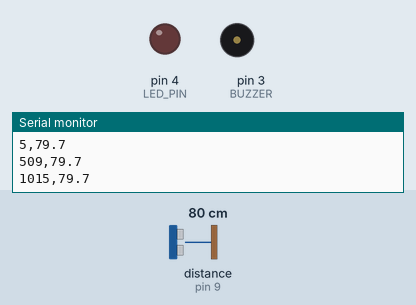
Recording of a sketch running on a simulated Arduino Uno, built with avr-gcc and run on an emulated ATmega328P. On the bench: output pins drawn as LEDs (lit = HIGH), buzzer (waves = sounding), the last lines printed to the serial monitor. Wiring (from diagram.json): ultrasonic range finder: trigger pin 8; echo pin 9. The test bench sets the inputs (shaded band); at power-on: distance to the obstacle (sensor on pin 9) 80 cm. The echo pulse lasts 58.3 µs per cm; pins used as bus, display or sensor lines are not drawn.

Above: at 1.3 s.
1.4 s: distance to the obstacle (sensor on pin 9) set to 65 cm
2.9 s: distance to the obstacle (sensor on pin 9) set to 55 cm
At 3.29 s:
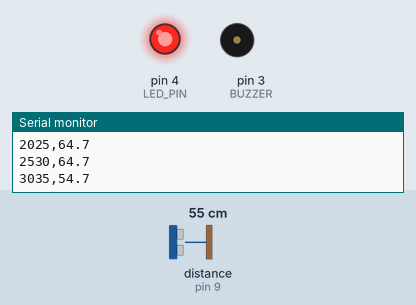
5.9 s: distance to the obstacle (sensor on pin 9) set to 18 cm
8.9 s: distance to the obstacle (sensor on pin 9) set to 120 cm
At 10.1 s:
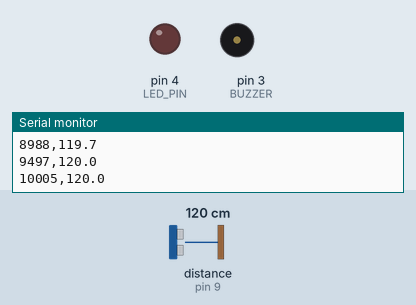
10.4 s: distance to the obstacle (sensor on pin 9) set to 2 cm
At 11.03 s:
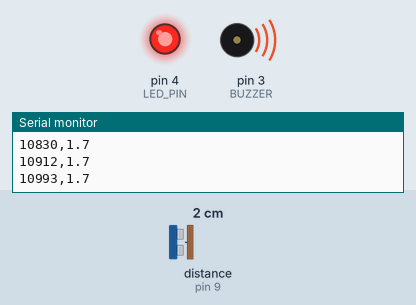
Timing chart, 0 to 13.4 s (numbered marks = the images above; inputs shaded):
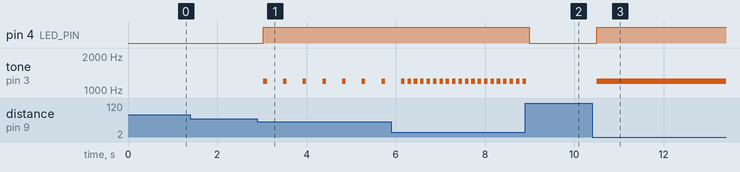

Measured:
- the behaviour switches between 61 and 60 cm on distance to the obstacle (sensor on pin 9) (found by bisection; images 0 and 1)
- after the input at 2.9 s, pin 4 (LED_PIN): LOW → HIGH after 0.14 s; tone on pin 3 (BUZZER): alternates 1200 Hz for 0.08 s and silent for 0.36 s, starting after 0.14 s
- after the input at 5.9 s, tone on pin 3 (BUZZER): alternates 1200 Hz for 0.08 s and silent for 0.06 s, starting after 0.37 s
- after the input at 8.9 s, pin 4 (LED_PIN): HIGH → LOW after 0.09 s; tone on pin 3 (BUZZER): goes on until 8.9 s, then stays silent
- after the input at 10.4 s, pin 4 (LED_PIN): LOW → HIGH after 0.11 s; tone on pin 3 (BUZZER): silent → 1200 Hz after 0.11 s

The sketch:

parking-alarm.ino
```cpp
// @pin TRIG=D8
// @pin ECHO=D9
// @pin BUZZER=D3
// @pin LED=D4
// @baud 9600
const byte TRIG=8,ECHO=9,BUZZER=3,LED_PIN=4;
// @tunable warningDistanceCm
float warningDistanceCm = 60.0;
void setup() {
  Serial.begin(9600);
  pinMode(TRIG,OUTPUT);
  pinMode(ECHO,INPUT);
  pinMode(BUZZER,OUTPUT);
  pinMode(LED_PIN,OUTPUT);
  Serial.println("time_ms,distance_cm");
}
void loop() {
  digitalWrite(TRIG,LOW);
  delayMicroseconds(2);
  digitalWrite(TRIG,HIGH);
  delayMicroseconds(10);
  digitalWrite(TRIG,LOW);
  unsigned long us=pulseIn(ECHO,HIGH,30000);
  float cm=us ? us*0.0343/2.0 : NAN;
  bool warning=!isnan(cm) && cm<warningDistanceCm;
  digitalWrite(LED_PIN,warning);
  if(warning) tone(BUZZER,1200,80);
  else noTone(BUZZER);
  Serial.print(millis());
  Serial.print(',');
  Serial.println(cm,1);
  delay(warning ? constrain((int)(cm*8),80,500) : 500);
}
```
